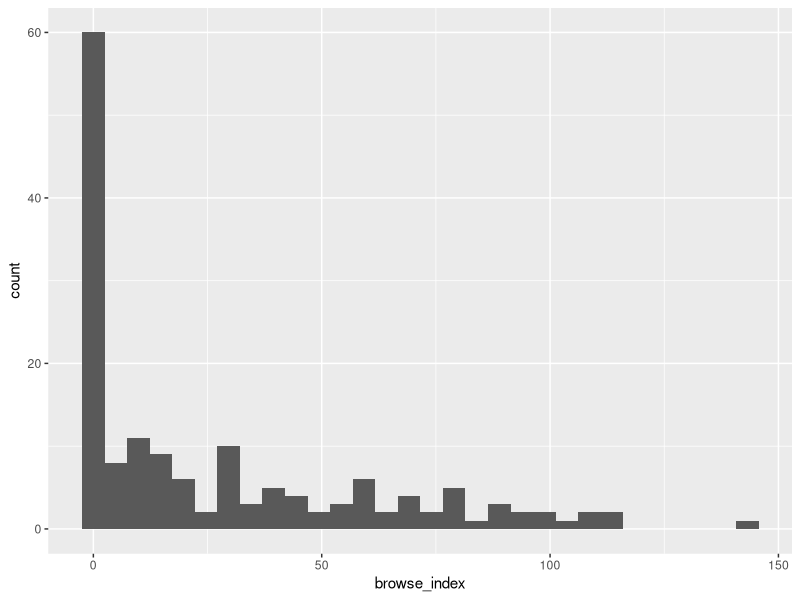

Generate this figure with R: (Note: this script raises an error after producing the figure.)
## ---- chunk 1
rm(list=ls())
library(here)
library(tidyverse)
library(ggfortify)
## ---- chunk 2
plot <- read.csv(here("Data", "Moose_Plot_Data.csv"))
tree <- read.csv(here("Data", "Moose_Tree_Data.csv"))
## ---- chunk 3
glimpse(plot)
## ---- chunk 4
glimpse(tree)
## ---- chunk 5
tree$species <- as.factor(tree$species)
tree$plot <- as.factor(tree$plot)

tree$browsed <- as.integer(tree$browsed)

plot$harvest <- as.factor(plot$harvest)
## ---- chunk 6

#First fix Quabbin Forest, the watershed labeled as 0
fixwatershed0 <- which(plot$watershed == "0")
plot$watershed[fixwatershed0] <- "Quabbin"

#Then fix Ware River Forest, the watershed labeled as 1
fixwatershed1 <- which(plot$watershed == "1")
plot$watershed[fixwatershed1] <- "Ware River"

#Now convert it to factor then check the levels to make sure it all worked.
plot$watershed <- as.factor(plot$watershed)
levels(plot$watershed)
## ---- chunk 7
# Checking browse_index first.
# Run code to get a summary of descriptive stats to compare the max and mins with the quartiles, median, and mean. 

summary(plot$browse_index)
## ---- chunk 8
#Make a histogram of this variable to check it out. 

ggplot(plot, aes(x=browse_index))+
  geom_histogram()
## ---- chunk 9
# Find out more about this row:

# which(plot$browse_index == 143.18) 
#This didn't work but I organized the rows from greatest to least in the table and it returned row number 156. 

slice(plot, 156)
## ---- chunk 10
#Now check the summary stats for the whole dataset just to make things quicker. 
plot |>
  summary()
## ---- chunk 11
# I found the unite function through googling. It combines the three columns but ends up with the three values still distinct, just all in one column. This isn't quite what I want. 

# unite(tree, col='interaction', c('browsed', 'stripped', 'broken'), sep = '/')
## ---- chunk 12
# Add a new column that combines browsed, stripped, and broken using mutate (function that modifies columns). Found a model of similar code through googling. 

### tree.updated <- tree |>
  # mutate(interaction = browsed + stripped + broken)

# However, this function added the value in the three columns together, instead of how I wanted, which is to keep the binary yes/no of whether there was moose interaction with the tree. (see next code chunk)

## ---- chunk 13
#First change the column to factor data so I can see the levels. 
# tree.updated$interaction <- as.factor(tree.updated$interaction)

# Check out the levels. Has 0, 1, and 2. 
  # levels(tree.updated$interaction)

#I just want 0 and 1. The 2 indicates that there were two types of interactions. This is extra info for what I want. I will change the rows with 2 to be 1 so that it's binary data.
#First make a fix object with all the rows that have 2. 

  #fix.interaction <- which(tree.updated$interaction == "2")

#Then apply the fix object to change all those rows with 2 to be 1.
  #tree.updated$interaction[fix.interaction] <- "1"
  #tree.updated$interaction <- factor(tree.updated$interaction)

  #levels(tree.updated$interaction)
## ---- chunk 14

#Edit in the tree dataset (original)
fix6.3browseagain <- which(tree$browsed == "6.3")
tree$browsed[fix6.3browseagain] <- "1"
## ---- chunk 15
tree.updated2 <- tree |> 
  pivot_longer(cols = c("browsed", "stripped", "broken"), names_to = "Interaction.name", values_to = "Interaction")
## ---- chunk 16
# Need to make Interaction.name factor data
tree.updated2$Interaction.name <- as.factor(tree.updated2$Interaction.name)

tree.updated2$Interaction.name <- factor(tree.updated2$Interaction.name)
## ---- chunk 17
levels(tree.updated2$species) 
# Noticed that there are inconsistencies with these species names that I didn't catch earlier. 
## ---- chunk 18
fix.blackbirch <- which(tree.updated2$species == "black birch ")
tree.updated2$species[fix.blackbirch] <- "black birch"
tree.updated2$species <- factor(tree.updated2$species)

fix.chestnut <- which(tree.updated2$species == "Chestnut")
tree.updated2$species[fix.chestnut] <- "chestnut"
tree.updated2$species <- factor(tree.updated2$species)

fix.hawthorn <- which(tree.updated2$species == "hawthorne")
tree.updated2$species[fix.hawthorn] <- "hawthorn"
tree.updated2$species <- factor(tree.updated2$species)

fix.hemlock <- which(tree.updated2$species %in% c("hemlock", "Hemlock", "hemlock "))
tree.updated2$species[fix.hemlock] <- "hemlock"
tree.updated2$species <- factor(tree.updated2$species)

fix.redmaple <- which(tree.updated2$species %in% c("red maple", "Red maple", "red maple "))
tree.updated2$species[fix.redmaple] <- "red maple"
tree.updated2$species <- factor(tree.updated2$species)

fix.redoak <- which(tree.updated2$species == "red oak ")
tree.updated2$species[fix.redoak] <- "red oak"
tree.updated2$species <- factor(tree.updated2$species)

fix.sugarmaple <- which(tree.updated2$species == "sugarmaple")
tree.updated2$species[fix.sugarmaple] <- "sugar maple"
tree.updated2$species <- factor(tree.updated2$species)

fix.whitepine <- which(tree.updated2$species %in% c("white pine", "whte pine", "white pine "))
tree.updated2$species[fix.whitepine] <- "white pine"
tree.updated2$species <- factor(tree.updated2$species)
## ---- chunk 19
levels(tree.updated2$plot) 
# There are 541 levels which makes sense because that's how many plots there are. There are 3,913 total observations/rows though, so theres many rows for each level. 
## ---- chunk 20
#use write.csv - specify the data frame, specify where to save, specify what to save as

write.csv(tree.updated2, here("Data", "Updated_Moose_Tree_Data.csv"))

#Save updated dataset for plot as well
write.csv(plot, here("Data", "Updated_Moose_Plot_Data.csv"))
## ---- chunk 21
rm(list=ls())
library(here)
library(tidyverse)
library(ggfortify)
## ---- chunk 22
tree.updated <- read.csv(here("Data", "Updated_Moose_Tree_Data.csv")) 
# Should be the same as what had earlier, just testing that can read in the new csv file. 

plot <- read.csv(here("Data", "Updated_Moose_Plot_Data.csv"))
## ---- chunk 23
summary(tree.updated$dbh_cm)
#Shows that the mean dbh is 15.26 cm, with a max of 85 and a min of 1.20. These stats mean that there's more low value rows than high value rows because the data skews to the right. 
## ---- chunk 24
summary(plot$browse_index) 
#This is also showing a right skew with many lower value rows and fewer higher value rows. The min is 0, the max is 143.18, but the mean is 27.09 and the median is 12.19. 
## ---- chunk 25
summary(plot$elev_m) 
#These numbers seem more consistent, due to the fact that they're not generated by an animal's behavior. The min is 137, the max is 367, and the mean is 252.5 with a median of 254.5. 
## ---- chunk 26
summary(plot$dist_h2o_m) 
#Also pretty variable. The min is 0, max is 984. Mean is 221 and median is 194.5. 
## ---- chunk 27
summary(plot$harvest_intensity_m2.ha)
#The median being 0 for these numbers shows just how many 0s and low value there are for this column. The max is 298 and the mean is 25.65
## ---- chunk 28
summary(plot$tall_shrubs)
#Once again a wide range - min is 0, max is 76. Mean is 5.41 and median is 1. 
## ---- chunk 29
summary(plot$deer_density)
#Seems pretty equally/normally distributed with min being 1.2 and max 4.8. Mean is 2.845 and median is 3. These numbers are relatively all close. 
## ---- chunk 30
ggplot(plot, aes(x=browse_index))+
  geom_histogram(binwidth = 15)+
  facet_wrap(~harvest)+
  theme_bw()
#Use the plot dataset, with browse index as the x variable. Histogram chooses the y automatically, in this case it's count. Facet wrap divides the output into two histograms based on the variable harvest. 
## ---- chunk 31
ggplot(plot, aes(x=browse_index))+
  geom_histogram(binwidth = 15)+
  facet_wrap(~watershed)+
  theme_bw()
#Use the plot dataset, with browse index as the x variable. Histogram chooses the y automatically, in this case it's count. Facet wrap divides the output into two histograms based on the variable watershed. 
## ---- chunk 32
ggplot(tree.updated, aes(x=species, y=dbh_cm, colour = interaction))+
  geom_point() +
  xlab("Species")+
  ylab("dbh in cm")+
  theme_bw()+
  coord_flip()
#Use the updated tree dataset with species as the x and dbh as the y, further distinguished by interaction using colors. Make it a scatterplot. Change the x and y axes names and remove the background. Use coord flip to try to improve readability of the x axis (rather unsuccessfully in this case). 
## ---- chunk 33
ggplot(plot, aes(x=dist_h2o_m, y=browse_index, colour = harvest))+
  geom_point()+
  xlab("distance to water (m)")+
  ylab("browse index")+
  theme_bw()
# use the plot dataset and have distance to water as the x, browse index as the y, and distinguish further by harvest using color. Rename the axes for clarity and remove the background. 
## ---- chunk 34
ggplot(plot, aes(x=dist_dev_m, y=browse_index, colour = harvest))+
  geom_point()+
  xlab("distance to development (m)")+
  ylab("browse index")+
  theme_bw()
# use the plot dataset and have distance to development as the x, browse index as the y, and distinguish further by harvest using color. Rename the axes for clarity and remove the background. 
## ---- chunk 35
ggplot(plot, aes(x=watershed, y=harvest_intensity_m2.ha, colour = harvest, shape = watershed))+
  geom_boxplot()+
  geom_point(position = "jitter", size = 2, alpha = 0.5)+
  xlab("watershed")+
  ylab("harvest intensity (m2/ha)")+
  theme_bw()

#Include a boxplot and the points. Make the points be colored by the variable harvest. Make the points size 2 and partly transparent. Use jitter to show the points more clearly, but then make the points be different shapes for the two so it's clear whic belongs to which. 
## ---- chunk 36
ggplot(tree.updated, aes(x=interaction, y=dbh_cm))+
  geom_boxplot()+
  geom_point(position = "jitter", size = 2, alpha = 0.25)+
  xlab("interaction")+
  ylab("dbh (cm)")+
  theme_bw()
# Use the tree.updated dataset, with interaction as the x axis and dbh as the y. Use jitter, sizing, and transparency (alpha) to be able to see the points better. Rename the axes and remove the background. 
